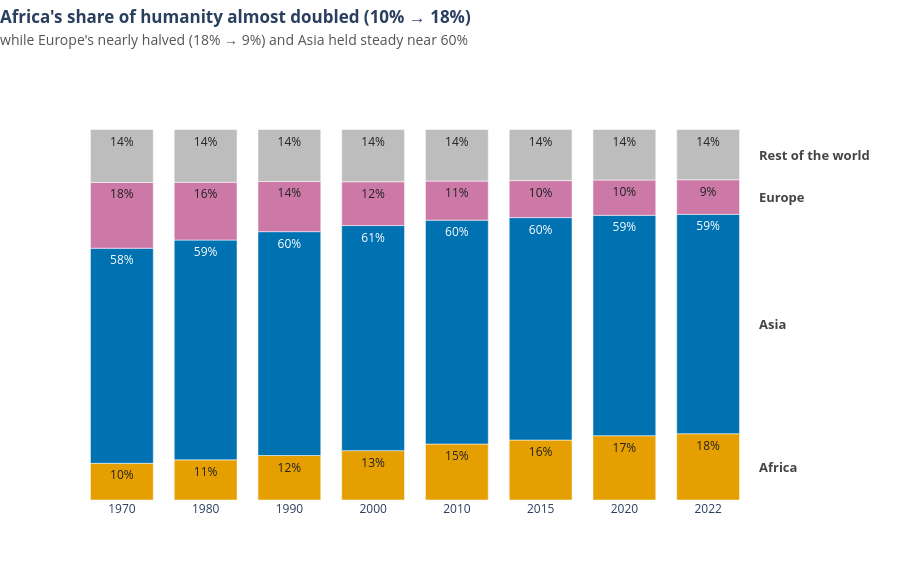

This figure's notebook cell:
### Markdown cell above
**Chart choice & justification:** A **100 % stacked bar chart**, because the question is about shares of a whole at several points in time, and fixing every bar to the same total lets the reader compare proportions directly. Africa, Asia and Europe get distinct CVD-safe colours, 'Rest of the world' is grey context, and segments are labelled directly so no legend is needed.

### Code cell
# Q7 — 100% stacked bar: share of world population, 1970–2022
COLORS = {'Africa': '#E69F00', 'Asia': '#0072B2', 'Europe': '#CC79A7', 'Rest of the world': '#BDBDBD'}
order = ['Africa', 'Asia', 'Europe', 'Rest of the world']          # bottom → top

g = df_long.assign(Group=np.where(df_long['Continent'].isin(['Africa', 'Asia', 'Europe']),
                                  df_long['Continent'], 'Rest of the world'))
s = g.groupby(['Year', 'Group'], as_index=False)['Population'].sum()
s['Share'] = s['Population'] / s.groupby('Year')['Population'].transform('sum') * 100
s['Year'] = s['Year'].astype(str)
sh = s.pivot(index='Year', columns='Group', values='Share')

fig = px.bar(s, x='Year', y='Share', color='Group', text='Share', color_discrete_map=COLORS,
             category_orders={'Group': order, 'Year': sorted(s['Year'].unique())}, template='plotly_white')
fig.update_traces(texttemplate='%{y:.0f}%', textposition='inside', textfont_size=12)
fig.for_each_trace(lambda t: t.update(textfont_color='white' if t.name == 'Asia' else '#222'))

cum = 0                                                           # direct labels, anchored to the plot edge
for grp in order:
    v = sh.loc['2022', grp]
    fig.add_annotation(x=1.01, xref='paper', y=cum + v / 2, yref='y', xanchor='left', showarrow=False,
                       text=f"<b>{grp}</b>", font=dict(color='#444', size=13))
    cum += v

fig.update_layout(title=insight_title(f"Africa's share of humanity almost doubled ({sh.loc['1970','Africa']:.0f}% → {sh.loc['2022','Africa']:.0f}%)",
                                      f"while Europe's nearly halved ({sh.loc['1970','Europe']:.0f}% → {sh.loc['2022','Europe']:.0f}%) and Asia held steady near 60%"),
                  showlegend=False, height=580, bargap=0.25, margin=dict(t=110, r=150),
                  xaxis_title=None, yaxis_title=None)
fig.update_yaxes(visible=False); fig.update_xaxes(showgrid=False)
fig.show()

### Figure 1 — Plotly figure (JSON) as saved in the notebook; plotly's stock layout.template omitted (floating-point values rounded to 4 significant figures)
{"data": [{"hovertemplate": "Group=Africa<br>Year=%{x}<br>Share=%{text}<extra></extra>", "legendgroup": "Africa", "marker": {"color": "#E69F00", "pattern": {"shape": ""}}, "name": "Africa", "orientation": "v", "showlegend": true, "text": [9.893, 10.84, 12.01, 13.32, 15.11, 16.18, 17.36, 17.89], "textfont": {"color": "#222", "size": 12}, "textposition": "inside", "texttemplate": "%{y:.0f}%", "type": "bar", "x": ["1970", "1980", "1990", "2000", "2010", "2015", "2020", "2022"], "xaxis": "x", "y": [9.893, 10.84, 12.01, 13.32, 15.11, 16.18, 17.36, 17.89], "yaxis": "y"}, {"hovertemplate": "Group=Asia<br>Year=%{x}<br>Share=%{text}<extra></extra>", "legendgroup": "Asia", "marker": {"color": "#0072B2", "pattern": {"shape": ""}}, "name": "Asia", "orientation": "v", "showlegend": true, "text": [58.06, 59.32, 60.41, 60.76, 60.43, 60.05, 59.48, 59.21], "textfont": {"color": "white", "size": 12}, "textposition": "inside", "texttemplate": "%{y:.0f}%", "type": "bar", "x": ["1970", "1980", "1990", "2000", "2010", "2015", "2020", "2022"], "xaxis": "x", "y": [58.06, 59.32, 60.41, 60.76, 60.43, 60.05, 59.48, 59.21], "yaxis": "y"}, {"hovertemplate": "Group=Europe<br>Year=%{x}<br>Share=%{text}<extra></extra>", "legendgroup": "Europe", "marker": {"color": "#CC79A7", "pattern": {"shape": ""}}, "name": "Europe", "orientation": "v", "showlegend": true, "text": [17.76, 15.59, 13.55, 11.81, 10.53, 9.987, 9.514, 9.32], "textfont": {"color": "#222", "size": 12}, "textposition": "inside", "texttemplate": "%{y:.0f}%", "type": "bar", "x": ["1970", "1980", "1990", "2000", "2010", "2015", "2020", "2022"], "xaxis": "x", "y": [17.76, 15.59, 13.55, 11.81, 10.53, 9.987, 9.514, 9.32], "yaxis": "y"}, {"hovertemplate": "Group=Rest of the world<br>Year=%{x}<br>Share=%{text}<extra></extra>", "legendgroup": "Rest of the world", "marker": {"color": "#BDBDBD", "pattern": {"shape": ""}}, "name": "Rest of the world", "orientation": "v", "showlegend": true, "text": [14.29, 14.25, 14.02, 14.1, 13.93, 13.79, 13.65, 13.57], "textfont": {"color": "#222", "size": 12}, "textposition": "inside", "texttemplate": "%{y:.0f}%", "type": "bar", "x": ["1970", "1980", "1990", "2000", "2010", "2015", "2020", "2022"], "xaxis": "x", "y": [14.29, 14.25, 14.02, 14.1, 13.93, 13.79, 13.65, 13.57], "yaxis": "y"}], "layout": {"annotations": [{"font": {"color": "#444", "size": 13}, "showarrow": false, "text": "<b>Africa</b>", "x": 1.01, "xanchor": "left", "xref": "paper", "y": 8.947, "yref": "y"}, {"font": {"color": "#444", "size": 13}, "showarrow": false, "text": "<b>Asia</b>", "x": 1.01, "xanchor": "left", "xref": "paper", "y": 47.5, "yref": "y"}, {"font": {"color": "#444", "size": 13}, "showarrow": false, "text": "<b>Europe</b>", "x": 1.01, "xanchor": "left", "xref": "paper", "y": 81.77, "yref": "y"}, {"font": {"color": "#444", "size": 13}, "showarrow": false, "text": "<b>Rest of the world</b>", "x": 1.01, "xanchor": "left", "xref": "paper", "y": 93.21, "yref": "y"}], "bargap": 0.25, "barmode": "relative", "height": 580, "legend": {"title": {"text": "Group"}, "tracegroupgap": 0}, "margin": {"r": 150, "t": 110}, "showlegend": false, "title": {"text": "<b>Africa's share of humanity almost doubled (10% → 18%)</b><br><span style='font-size:14px;color:#555'>while Europe's nearly halved (18% → 9%) and Asia held steady near 60%</span>", "x": 0, "xanchor": "left", "y": 0.96, "yanchor": "top"}, "xaxis": {"anchor": "y", "categoryarray": ["1970", "1980", "1990", "2000", "2010", "2015", "2020", "2022"], "categoryorder": "array", "domain": [0, 1], "showgrid": false, "title": {}}, "yaxis": {"anchor": "x", "domain": [0, 1], "title": {}, "visible": false}}}
